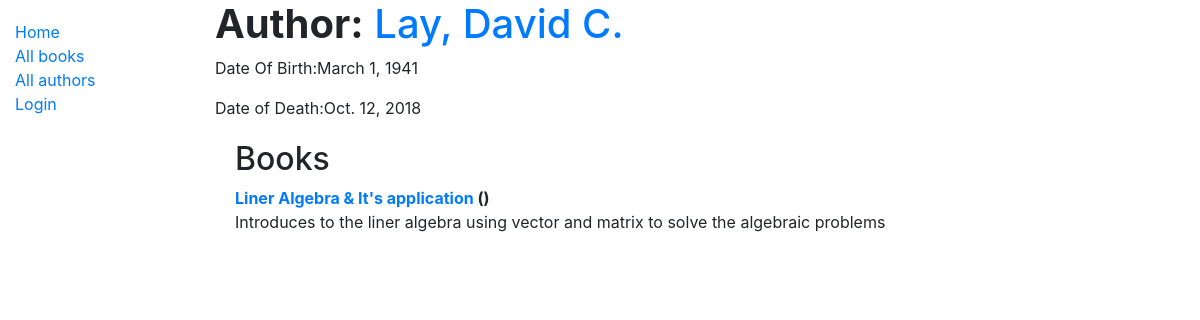
/catalog/auhtors/3, run on the app's committed database.
### catalog/models.py (models this page shows, shortened)
class Author(models.Model):
    first_name = models.CharField(max_length=100)
    last_name = models.CharField(max_length=100)
    date_of_birth = models.DateField(null=True, blank=True)
    date_of_death = models.DateField('Died', null=True, blank=True)
    class Meta:
        ordering = ['last_name', 'first_name']

class Book(models.Model):
    title = models.CharField(max_length=200)
    author = models.ForeignKey('Author', on_delete=models.SET_NULL, null=True)
    summary = models.TextField(max_length=1000, help_text='Enter a brief description of the book')
    isbn = models.CharField('ISBN', max_length=13, unique=True,
                             help_text='13 Character <a href="https://www.isbn-international.org/content/what-isbn">ISBN number</a>')
    genre = models.ManyToManyField(Genre, help_text='Select a genre for this book')
    def __str__(self):
        return self.title
    def display_genre(self):
        """Create a string for the Genre. This is required to display genre in Admin."""
        return ', '.join(genre.name for genre in self.genre.all()[:3])
    display_genre.short_description = 'Genre'

### catalog/views.py (the view, shortened to what this page needs)
# urls.py: path('auhtors/<int:pk>', views.AuthorDetailView.as_view(),name='author-detail'),
class AuthorDetailView(generic.DetailView):
    model = Author

### catalog/templates/catalog/author_detail.html
{% extends "base_generic.html" %}
{% block content %}
    <h1><strong>Author:</strong> <a href="">{{author.last_name }}, {{ author.first_name }}</a></h1>
    <p>Date Of Birth:{{ author.date_of_birth }} </p>
    <p>Date of Death:{{ author.date_of_death }} </p>
   <div style="margin-left:20px;margin-top:20px">
   <h2>Books</h2>
   <dl>
       {% for book in author.book_set.all %}
        <dt><a href="{% url 'book-detail' book.pk %}">{{ book }}</a> ({{ book.bookinstance_set.allcount }})</dt>
        <dd>{{ book.summary }}</dd>
       {% endfor %}
   </dl>
  </div>
{% endblock %}

### data on the page
Author: last_name "Lay", first_name "David C.", date_of_birth "March 1, 1941", date_of_death "Oct. 12, 2018"
Book: title "Liner Algebra & It's application", summary "Introduces to the liner algebra using vector and matrix to solve the algebraic problems"
